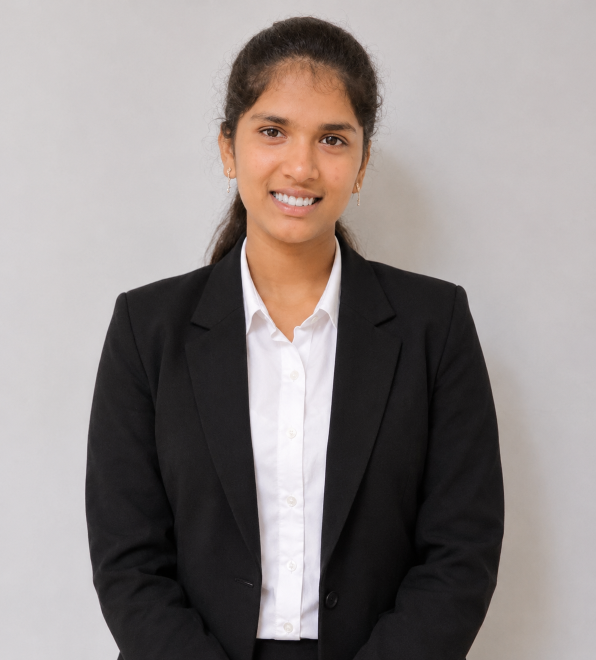
#> input picture pavithra image.png, 1192 x 1320 px (shown at 1/2 size)
$ jupyter execute --allow-errors 'EXP3(DIPT) (1).ipynb'
#> lines starting #> are read from the running program, lines starting #| are printed output that depends on the picture
## Ex. No: 03 - Histogram of an Images

## Name: PAVITHRA K

## Reg. No: 212224240112

[cell 1]
## Import Python necessary libraries

[cell 2]
import cv2
import numpy as np
import matplotlib.pyplot as plt

## Histogram Equalization for Grayscale Images

[cell 3]
img = cv2.imread('pavithra image.png', cv2.IMREAD_GRAYSCALE)
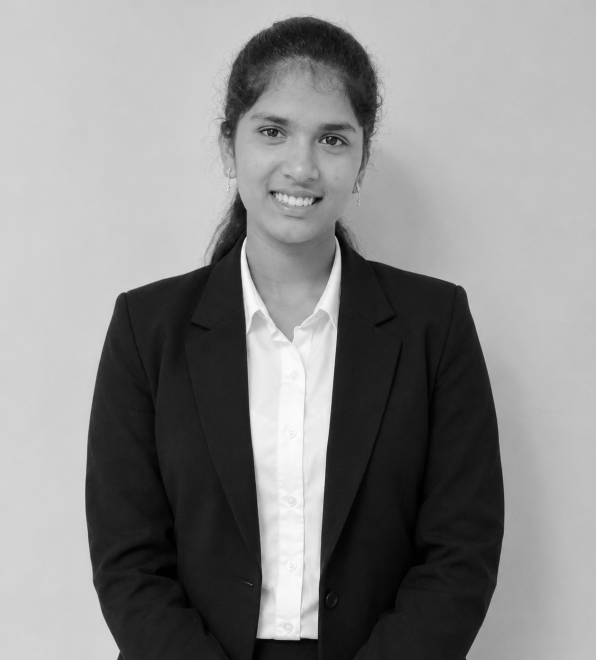
#> img: shape (1320, 1192) (shown at 1/2 size); min 0, max 254, mean 137.3

[cell 4]
plt.imshow(img, cmap='gray')
plt.title('Original Image')
plt.show()

[cell 5]
plt.hist(img.ravel(),256,range = [0, 256]);
plt.title('Original Image')
plt.show()
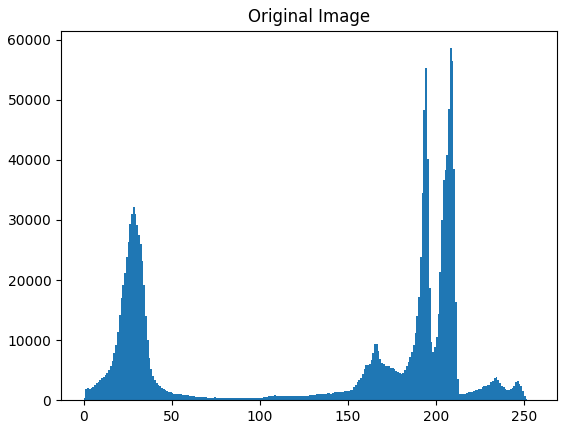
#> figure drawn by matplotlib, 1 panel; tallest bar 58579 high, from x = 208 to 209

[cell 6]
img_eq = cv2.equalizeHist(img)
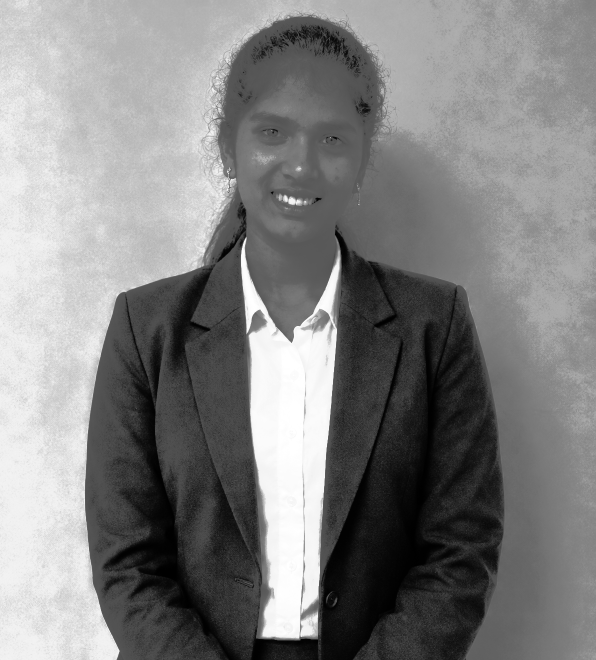
#> img_eq: shape (1320, 1192) (shown at 1/2 size); min 0, max 255, mean 129.4

[cell 7]
plt.hist(img_eq.ravel(), 256, range = [0, 256])
plt.title('Equalized Histogram')
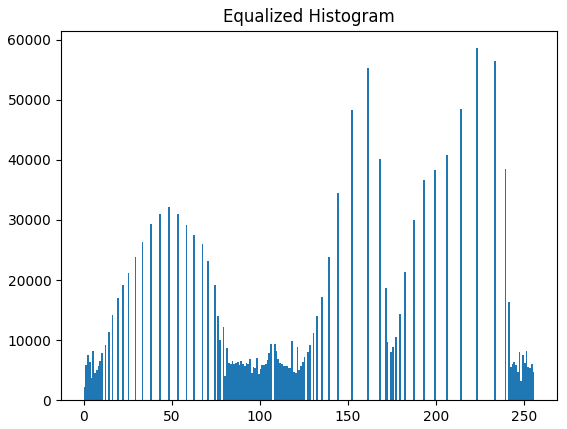
#> figure drawn by matplotlib, 1 panel; tallest bar 58579 high, from x = 223 to 224

[cell 8]
plt.imshow(img_eq, cmap='gray')
plt.title('Original Image')
plt.show()

## Histogram Equalization for Color Images

[cell 9]
img = cv2.imread('pavithra image.png', cv2.IMREAD_COLOR)
#> img is the input picture: shape (1320, 1192, 3); mean B, G, R 134, 135.7, 143.3

[cell 10]
img_hsv = cv2.cvtColor(img, cv2.COLOR_BGR2HSV)
#> img_hsv: shape (1320, 1192, 3); mean H, S, V 90.6, 21.4, 143.6

[cell 11]
img_hsv[:,:,2] = cv2.equalizeHist(img_hsv[:, :, 2])
#> img_hsv: shape (1320, 1192, 3); mean H, S, V 90.6, 21.4, 129.6

[cell 12]
img_eq = cv2.cvtColor(img_hsv, cv2.COLOR_HSV2BGR)
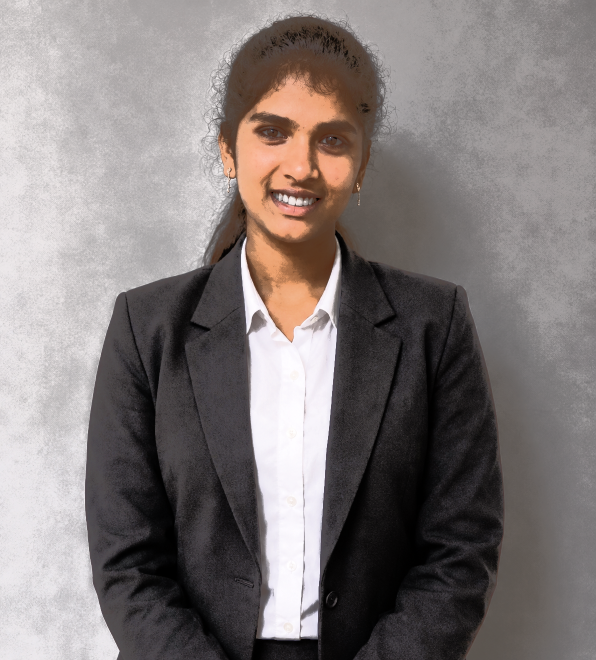
#> img_eq: shape (1320, 1192, 3) (shown at 1/2 size); mean B, G, R 121, 122, 129.3

#> (a cell that did not finish here is left out)

[cell 14]
plt.hist(img_eq.ravel(),256,range = [0, 256]); plt.title('Histogram Equalized');plt.show()
#> after `plt.hist(img_eq.ravel(), 256, range=[0, 256])`:
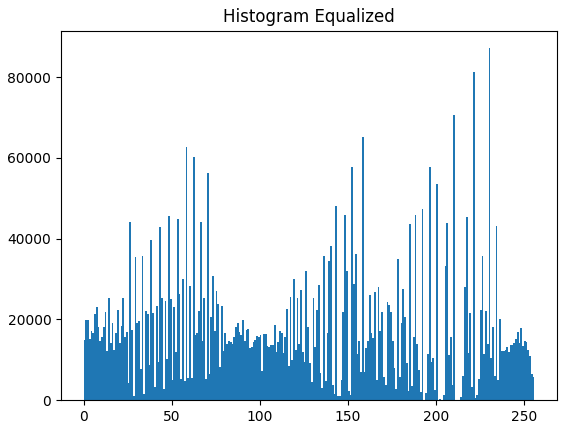
#> figure drawn by matplotlib, 1 panel; tallest bar 87154 high, from x = 230 to 231

[cell 15]
plt.figure(figsize = (20,10))
plt.subplot(221); plt.imshow(img[:, :, ::-1]); plt.title('Original Color Image')
plt.subplot(222); plt.imshow(img_eq[:, :, ::-1]); plt.title('Equalized Image')
plt.show()
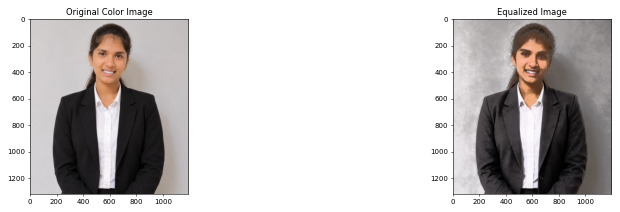
#> figure drawn by matplotlib, 2 panels

[cell 16]
plt.figure(figsize = [15,4])
plt.subplot(121); plt.hist(img.ravel(),256,range = [0, 256]); plt.title('Original Image')
plt.subplot(122); plt.hist(img_eq.ravel(),256,range = [0, 256]); plt.title('Histogram Equalized')
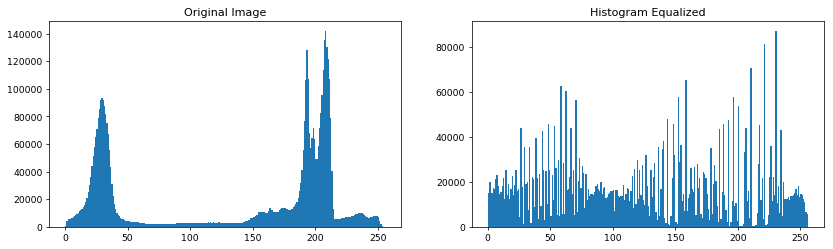
#> figure drawn by matplotlib, 2 panels; panel 1: tallest bar 141830 high, from x = 208 to 209; panel 2: tallest bar 87154 high, from x = 230 to 231
